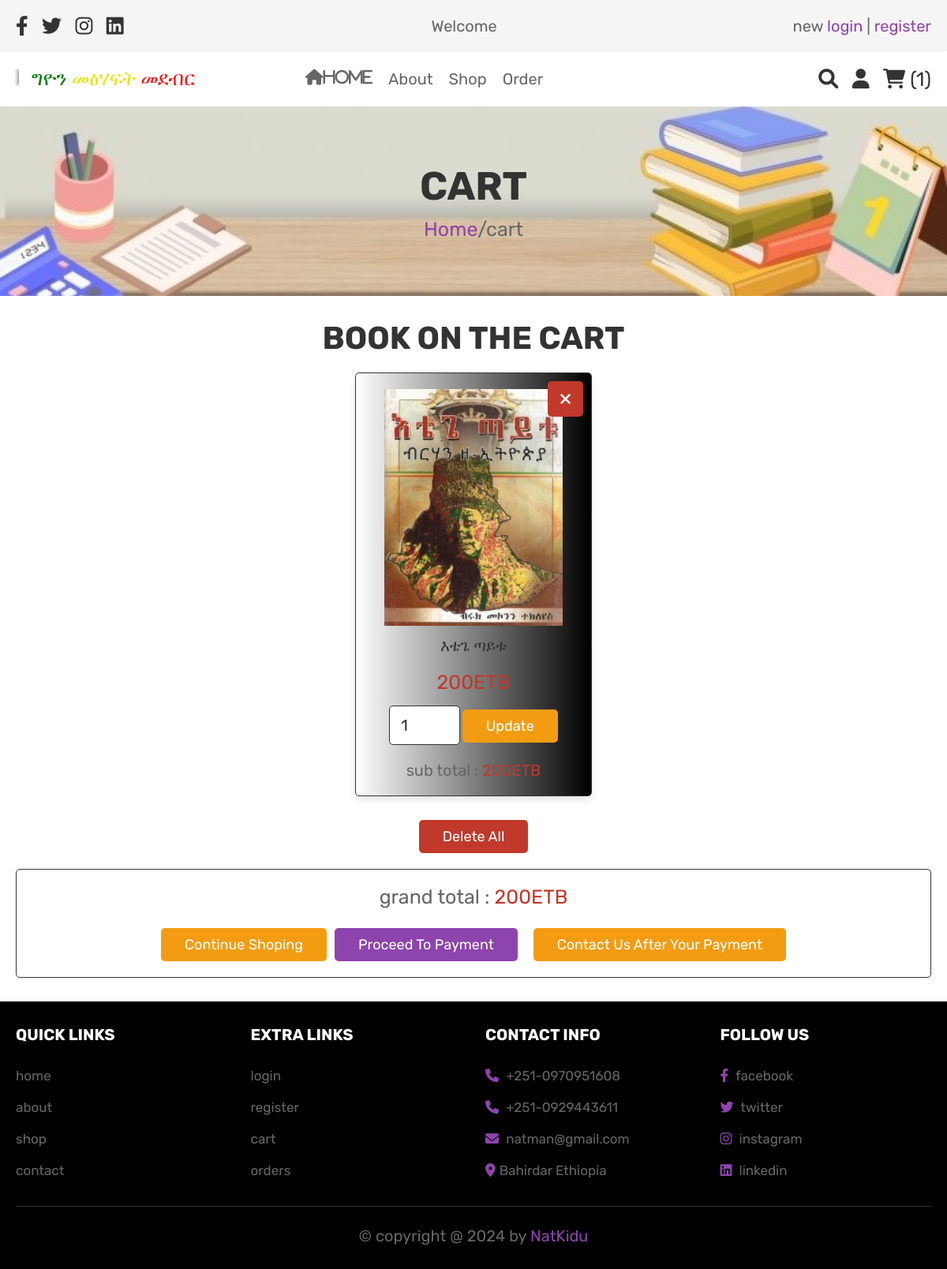
Page /cart.php (signed in) on the committed database.
### tables this page shows
CREATE TABLE `cart` (
  `id` int(100) NOT NULL,
  `user_id` int(100) NOT NULL,
  `name` varchar(100) NOT NULL,
  `price` int(100) NOT NULL,
  `quantity` int(100) NOT NULL,
  `image` varchar(100) NOT NULL
);

### cart.php (the view, shortened to what this page needs)
<?php
include 'config.php';
$user_id = $_SESSION['user_id'];
?>
<!DOCTYPE html>
<html lang="en">
<head>
   <link rel="stylesheet" href="https://cdnjs.cloudflare.com/ajax/libs/font-awesome/6.0.0/css/all.min.css">
   <link rel="stylesheet" href="css/style.css">
</head>
<body>
<?php include 'header.php'; ?>
<div class="heading" style="background-image:url('images/backgro1.jpg')">
   <h3>Cart</h3>
   <p> <a href="home.php">Home</a>/cart </p>
</div>
<section class="shopping-cart">
   <h1 class="title">Book on The cart</h1>
   <div class="box-container">
      <?php
         $grand_total = 0;
         $select_cart = mysqli_query($conn, "SELECT * FROM `cart` WHERE user_id = '$user_id'") or die('query failed');
         if(mysqli_num_rows($select_cart) > 0){
            while($fetch_cart = mysqli_fetch_assoc($select_cart)){
      ?>
      <div class="box" style="background: linear-gradient(to right, white, rgb(0,0,0))">
         <a href="cart.php?delete=<?php echo $fetch_cart['id']; ?>" class="fas fa-times" onclick="return confirm('delete this from cart?');"></a>
         <img src="uploaded_img/<?php echo $fetch_cart['image']; ?>" alt="">
         <div class="name"><?php echo $fetch_cart['name']; ?></div>
         <div class="price"><?php echo $fetch_cart['price']; ?>ETB</div>
         <form action="" method="post">
            <input type="number" min="1" name="cart_quantity" value="<?php echo $fetch_cart['quantity']; ?>">
            <input type="submit" name="update_cart" value="update" class="option-btn">
         </form>
         <div class="sub-total"> sub total : <span> <?php echo $sub_total = ($fetch_cart['quantity'] * $fetch_cart['price']); ?>ETB</span> </div>
      </div>
      <?php
      $grand_total += $sub_total;
         }
      }else{
         echo '<p class="empty">your cart is empty</p>';
      }
      ?>
   </div>
   <div style="margin-top: 2rem; text-align:center;">
      <a href="cart.php?delete_all" class="delete-btn <?php echo ($grand_total > 1)?'':'disabled'; ?>" onclick="return confirm('delete all from cart?');">delete all</a>
   </div>
   <div class="cart-total">
      <p>grand total : <span><?php echo $grand_total; ?>ETB</span></p>
      <div class="flex">
         <a href="shop.php" class="option-btn">Continue Shoping </a>
         <a href="checkout.php" class="btn <?php echo ($grand_total > 1)?'':'disabled'; ?>">Proceed to payment</a><br><br>
         <a href="contact2.php" class="option-btn">Contact Us After Your Payment</a>
      </div>
   </div>
</section>
<?php include 'footer.php'; ?>
</body>
</html>

### css/style.css (style rules this page uses)
:root { --purple:#8e44ad; --red:#c0392b; --orange:#f39c12; --black:#333; --white:#fff; --light-color:#666; --light-white:#ccc; --light-bg:#f5f5f5; --border:.1rem solid var(--black); --box-shadow:0 .5rem 1rem rgba(0,0,0,.1); }
* { font-family: 'Rubik', sans-serif; margin:0; padding:0; box-sizing: border-box; outline: none; border:none; text-decoration: none; transition:all .2s linear; }
html { font-size: 62.5%; overflow-x: hidden; }
section { padding:3rem 2rem; }
.title { text-align: center; margin-bottom: 2rem; text-transform: uppercase; color:var(--black); font-size: 4rem; }
.btn, .option-btn, .delete-btn, .white-btn { display: inline-block; margin-top: 1rem; padding:1rem 3rem; cursor: pointer; color:var(--white); font-size: 1.8rem; border-radius: .5rem; text-transform: capitalize; }
.white-btn, .btn { background-color: var(--purple); }
.option-btn { background-color: var(--orange); }
.delete-btn { background-color: var(--red); }
.heading { min-height: 30vh; display: flex; flex-flow: column; align-items: center; justify-content: center; gap:1rem; background: url(../images/heading-bg.webp) no-repeat; background-size: cover; background-position: center; text-align: center; }
.heading h3 { font-size: 5rem; color:var(--black); text-transform: uppercase; }
.heading p { font-size: 2.5rem; color:var(--light-color); }
.heading p a { color:var(--purple); }
.shopping-cart .box-container { max-width: 1200px; margin:0 auto; display: grid; grid-template-columns: repeat(auto-fit, 30rem); align-items: center; gap:1.5rem; justify-content: center; }
.shopping-cart .box-container .box { text-align: center; padding:2rem; border-radius: .5rem; background-color: var(--white); box-shadow: var(--box-shadow); position: relative; border:var(--border); }
.shopping-cart .box-container .box .fa-times { position: absolute; top:1rem; right:1rem; height: 4.5rem; width: 4.5rem; line-height: 4.5rem; font-size: 2rem; background-color: var(--red); color:var(--white); border-radius: .5rem; }
.shopping-cart .box-container .box img { height: 30rem; }
.shopping-cart .box-container .box .name { padding:1rem 0; font-size: 2rem; color:var(--black); }
.shopping-cart .box-container .box .price { padding:1rem 0; font-size: 2.5rem; color:var(--red); }
.shopping-cart .box-container .box input[type="number"] { margin:.5rem 0; border:var(--border); border-radius: .5rem; padding:1.2rem 1.4rem; font-size: 2rem; color:var(--black); width: 9rem; }
.shopping-cart .box-container .box .sub-total { padding-top: 1.5rem; font-size: 2rem; color:var(--light-color); }
.shopping-cart .box-container .box .sub-total span { color:var(--red); }
.shopping-cart .cart-total { max-width: 1200px; margin:0 auto; border:var(--border); padding:2rem; text-align: center; margin-top: 2rem; border-radius: .5rem; }
.shopping-cart .cart-total p { font-size: 2.5rem; color:var(--light-color); }
.shopping-cart .cart-total p span { color:var(--red); }
.shopping-cart .cart-total .flex { display: flex; flex-wrap: wrap; column-gap:1rem; margin-top: 1.5rem; justify-content: center; }

### rows in the picture
cart: image (picture), name "እቴጌ ጣይቱ", price "200", cart_quantity "1"

### other values in the picture
$cart_rows_number "1"
$grand_total "200"
